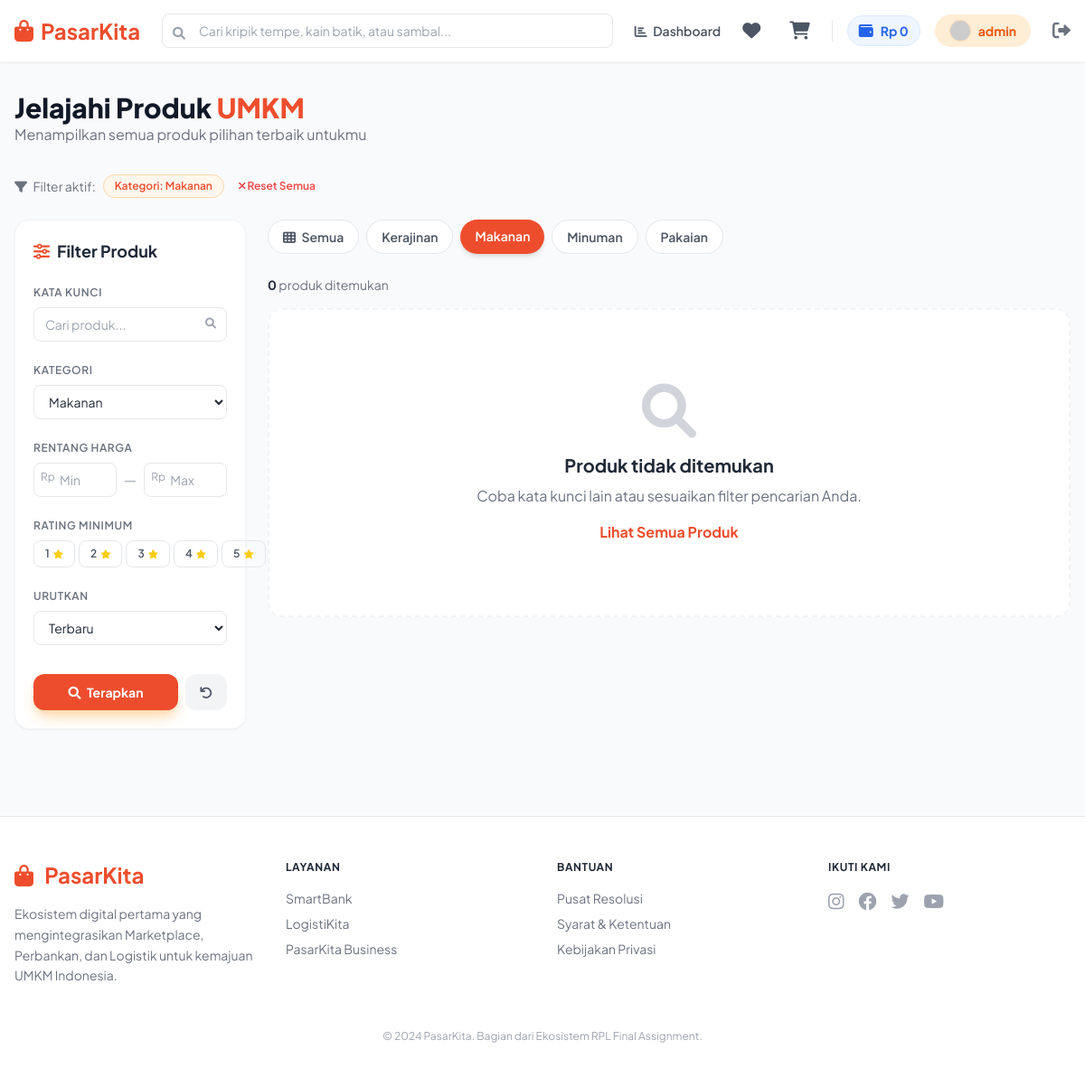
The app's page /marketplace?category=1 (signed in) with its own data.
### tables this page shows
CREATE TABLE IF NOT EXISTS categories (
    id INT AUTO_INCREMENT PRIMARY KEY,
    name VARCHAR(50) NOT NULL
);

### app/views/marketplace/catalog.php (the view, shortened to what the rows shown need)
<?php require_once '../app/views/templates/header.php'; ?>
<div class="max-w-7xl mx-auto px-4 py-8 fade-in">
    <div class="flex flex-col md:flex-row md:items-center justify-between mb-8 gap-4">
        <div>
            <h1 class="text-3xl font-extrabold text-gray-900">Jelajahi Produk <span class="text-primary">UMKM</span></h1>
        </div>
    </div>
    <div class="flex flex-col md:flex-row gap-6">
        <div class="flex-1">
            <?php if(isset($data['categories']) && !empty($data['categories'])) : ?>
            <div class="flex flex-wrap gap-2 mb-6">
                <a href="/marketplace" class="px-4 py-2 rounded-full text-sm font-semibold transition <?php echo empty($data['selected_category']) ? 'bg-primary text-white shadow-md' : 'bg-white text-gray-600 border border-gray-200 hover:border-primary hover:text-primary'; ?>">
                    <i class="fas fa-th mr-1"></i> Semua
                </a>
                <?php foreach($data['categories'] as $cat) : ?>
                <a href="/marketplace?category=<?php echo $cat->id; ?><?= !empty($data['sort']) && $data['sort'] !== 'terbaru' ? '&sort=' . $data['sort'] : ''; ?>" class="px-4 py-2 rounded-full text-sm font-semibold transition <?php echo ($data['selected_category'] == $cat->id) ? 'bg-primary text-white shadow-md' : 'bg-white text-gray-600 border border-gray-200 hover:border-primary hover:text-primary'; ?>">
                    <?php echo $cat->name; ?>
                </a>
                <?php endforeach; ?>
            </div>
            <?php endif; ?>
        </div>
    </div>
</div>
<?php require_once '../app/views/templates/footer.php'; ?>

### records on screen
categories: name "Kerajinan"
categories: name "Makanan"
categories: name "Minuman"
categories: name "Pakaian"

### other values on screen
$_SESSION['user_balance'] "0"
$_SESSION['user_username'] "admin"
$af "Kategori: Makanan"
count($data['products']) "0"
form field category "Makanan"
